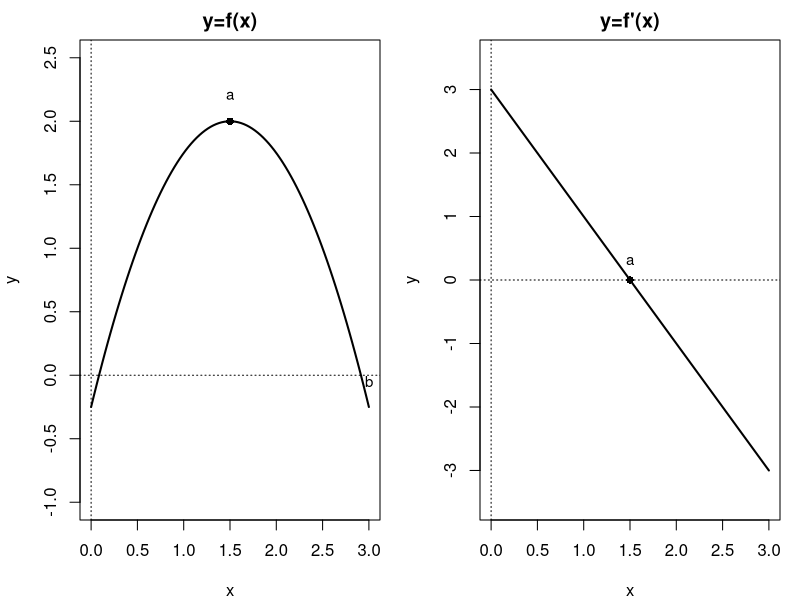
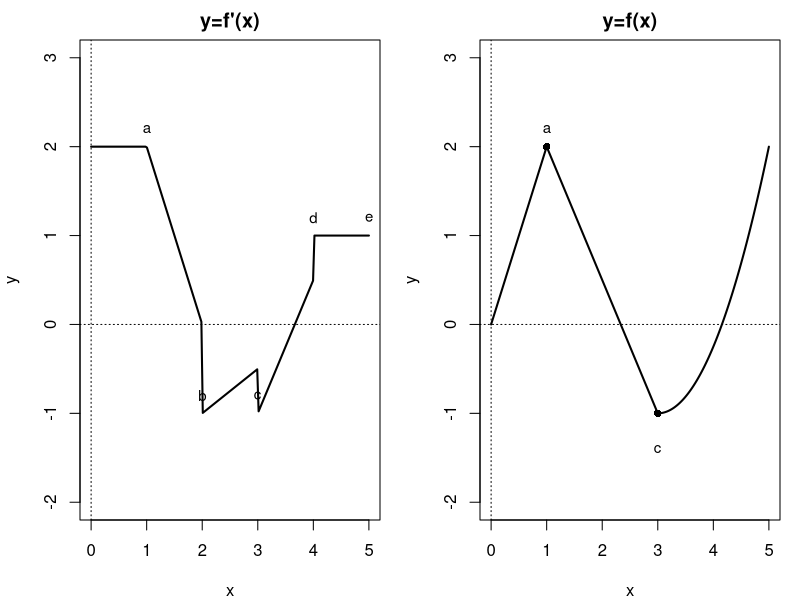
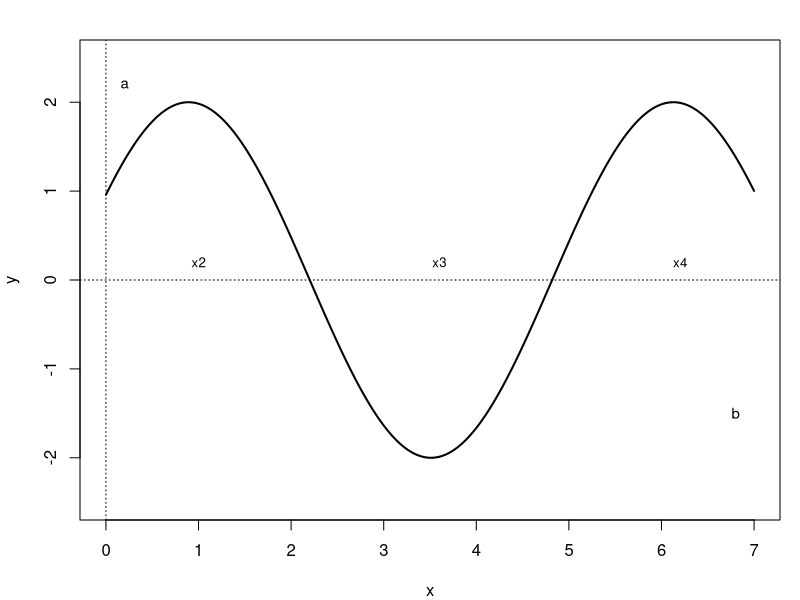
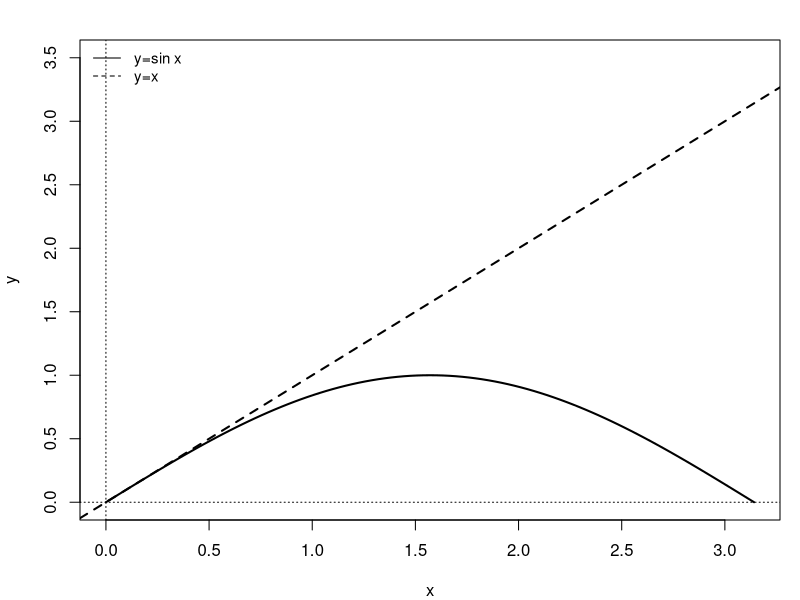
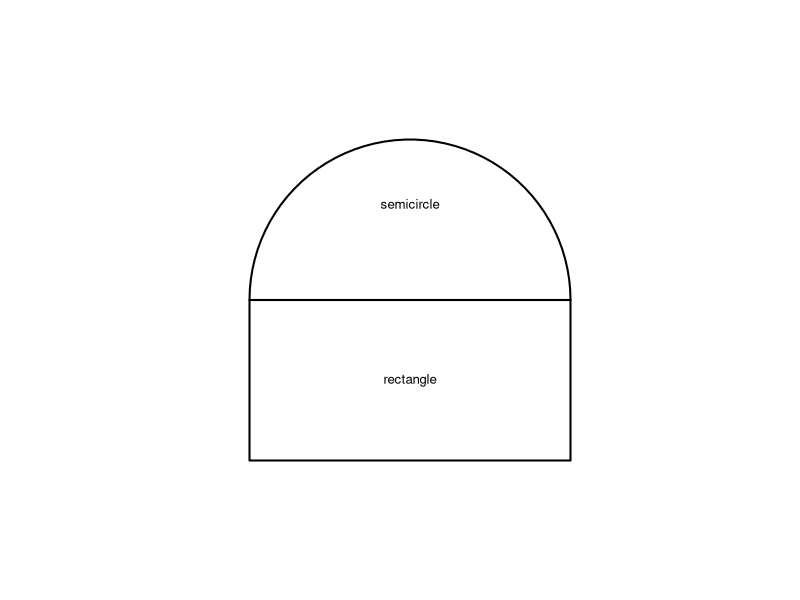
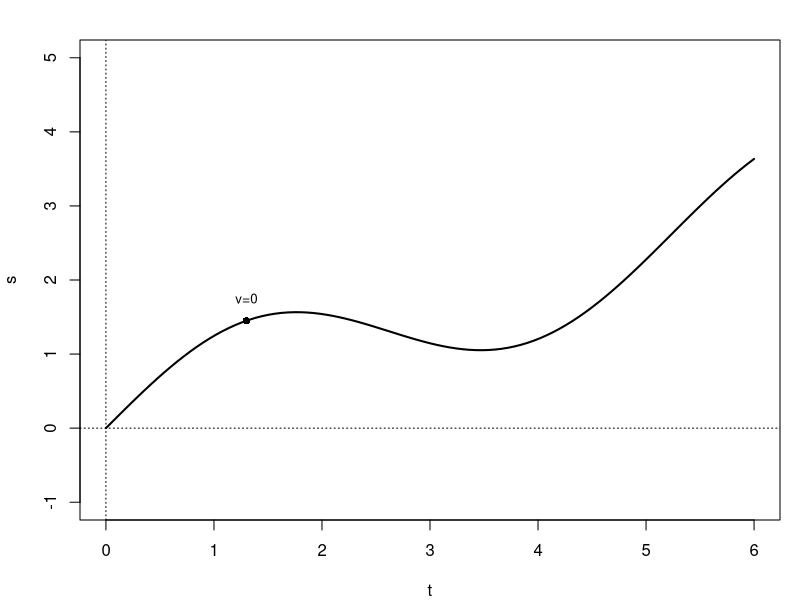
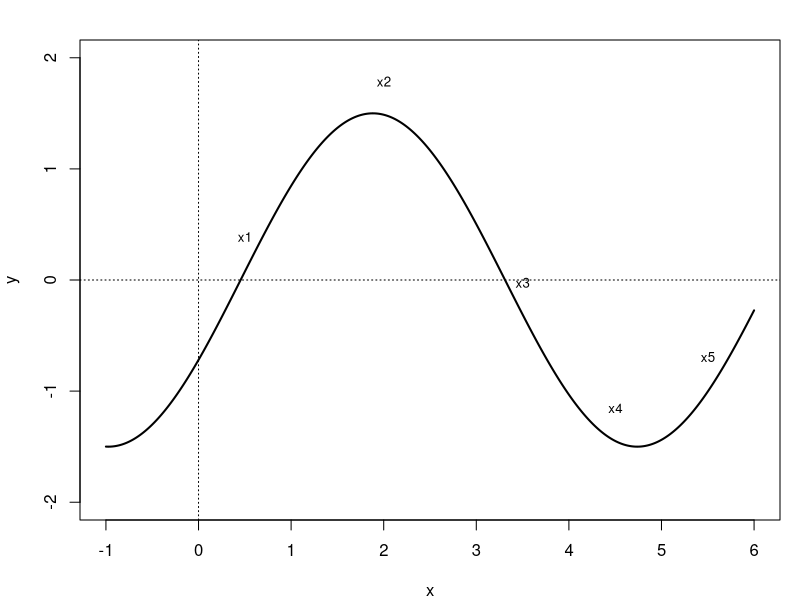
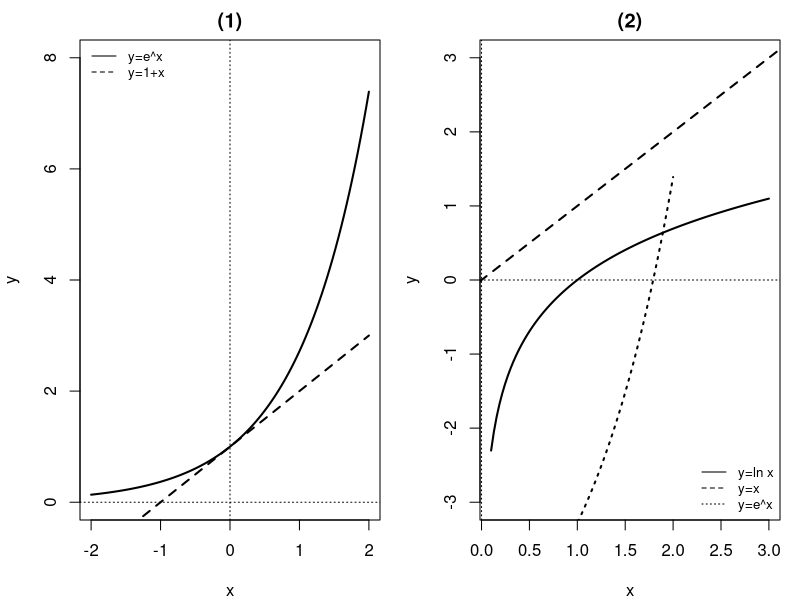

These figures' R source, in order:
setwd("C:/Users/18904/Github/senior-mathematics/codes")
if(!dir.exists("../figures"))dir.create("../figures")

# ---------- week77-1: Exercise 5.3 Q3, f(x) single peak + f'(x) ----------
draw1 = function(){
  par(mfrow=c(1,2), mar=c(4,4,2,1))
  a = 1.5; b = 3
  f = function(x) -((x-a)^2) + 2
  # left: f(x)
  curve(f, 0, b, lwd=2, xlab="x", ylab="y", main="y=f(x)", ylim=c(-1,2.5))
  abline(h=0, v=0, lty=3)
  points(a, f(a), pch=16); text(a, f(a)+0.2, "a", cex=0.9)
  text(b, f(b)+0.2, "b", cex=0.9)
  # right: f'(x)
  fp = function(x) -2*(x-a)
  curve(fp, 0, b, lwd=2, xlab="x", ylab="y", main="y=f'(x)", ylim=c(-3.5,3.5))
  abline(h=0, v=0, lty=3)
  points(a, 0, pch=16); text(a, 0.3, "a", cex=0.9)
}
cairo_pdf("../figures/week77-1.pdf", width=8, height=4, family="SimSun"); draw1(); dev.off()
svglite::svglite("../figures/week77-1.svg", width=8, height=4); draw1(); dev.off()

# ---------- week77-2: Exercise 5.3 Q6, f'(x) shape + f(x) shape ----------
draw2 = function(){
  par(mfrow=c(1,2), mar=c(4,4,2,1))
  # f'(x): high flat on (0,a), drops near a, valley near c, rises back near d
  fp = function(x){
    ifelse(x<1, 2, ifelse(x<2, 2-2*(x-1), ifelse(x<3, -1+0.5*(x-2), ifelse(x<4, -1+1.5*(x-3), 1))))
  }
  xs = seq(0,5,length=200)
  plot(xs, fp(xs), type="l", lwd=2, xlab="x", ylab="y", main="y=f'(x)", ylim=c(-2,3))
  abline(h=0, v=0, lty=3)
  for(xx in c(1,2,3,4,5)) text(xx, fp(xx)+0.2, letters[xx], cex=0.9)
  # f(x): increase, then decrease, then increase
  fx = function(x){
    ifelse(x<1, 2*x, ifelse(x<3, 2 - (x-1)*1.5, -1 + 1.5*(x-3)^2/2))
  }
  plot(xs, fx(xs), type="l", lwd=2, xlab="x", ylab="y", main="y=f(x)", ylim=c(-2,3))
  abline(h=0, v=0, lty=3)
  points(1, fx(1), pch=16); text(1, fx(1)+0.2, "a", cex=0.9)
  points(3, fx(3), pch=16); text(3, fx(3)-0.4, "c", cex=0.9)
}
cairo_pdf("../figures/week77-2.pdf", width=8, height=4, family="SimSun"); draw2(); dev.off()
svglite::svglite("../figures/week77-2.svg", width=8, height=4); draw2(); dev.off()

# ---------- week77-3: Exercise 5.3 Q7, wavy f'(x) ----------
draw3 = function(){
  par(mfrow=c(1,1), mar=c(4,4,2,1))
  xs = seq(0,7,length=400)
  y = 2*sin(xs*1.2 + 0.5)
  plot(xs, y, type="l", lwd=2, xlab="x", ylab="y", main="", ylim=c(-2.5,2.5))
  abline(h=0, v=0, lty=3)
  zc = c(1.0, 3.6, 6.2)
  for(i in seq_along(zc)) text(zc[i], 0.2, paste0("x",i+1), cex=0.8)
  text(0.2, 2.2, "a", cex=0.9); text(6.8, -1.5, "b", cex=0.9)
}
cairo_pdf("../figures/week77-3.pdf", width=4, height=4, family="SimSun"); draw3(); dev.off()
svglite::svglite("../figures/week77-3.svg", width=4, height=4); draw3(); dev.off()

# ---------- week77-4: Exercise 5.3 Q11, y=sin x vs y=x on (0,pi) ----------
draw4 = function(){
  par(mfrow=c(1,1), mar=c(4,4,2,1))
  curve(sin(x), 0, pi, lwd=2, lty=1, xlab="x", ylab="y", main="", ylim=c(0,3.5))
  abline(h=0, v=0, lty=3)
  abline(0, 1, lty=2, lwd=2)
  legend("topleft", legend=c("y=sin x","y=x"), lty=c(1,2), bty="n", cex=0.9)
}
cairo_pdf("../figures/week77-4.pdf", width=4, height=4, family="SimSun"); draw4(); dev.off()
svglite::svglite("../figures/week77-4.svg", width=4, height=4); draw4(); dev.off()

# ---------- week77-5: Exercise 5.3 Q12, semicircle on rectangle wireframe ----------
draw5 = function(){
  par(mfrow=c(1,1), mar=c(2,2,2,1))
  plot(0,0, type="n", xlim=c(-1.5,1.5), ylim=c(-1.5,1.5), asp=1, axes=FALSE, xlab="", ylab="", main="")
  # rectangle below: x in [-1,1], y in [-1,0]
  lines(c(-1,1,1,-1,-1), c(-1,-1,0,0,-1), lwd=2)
  # semicircle on top: diameter from (-1,0) to (1,0), radius 1, upper half
  th = seq(0, pi, length=50)
  lines(cos(th), sin(th), lwd=2)
  text(0, -0.5, "rectangle", cex=0.8)
  text(0, 0.6, "semicircle", cex=0.8)
}
cairo_pdf("../figures/week77-5.pdf", width=4, height=4, family="SimSun"); draw5(); dev.off()
svglite::svglite("../figures/week77-5.svg", width=4, height=4); draw5(); dev.off()

# ---------- week77-6: Exercise 5.3 review Q3, distance-time curve ----------
draw6 = function(){
  par(mfrow=c(1,1), mar=c(4,4,2,1))
  f = function(x) 0.5*x + 0.8*sin(x*1.2)
  curve(f, 0, 6, lwd=2, xlab="t", ylab="s", main="", ylim=c(-1,5))
  abline(h=0, v=0, lty=3)
  points(1.3, f(1.3), pch=16); text(1.3, f(1.3)+0.3, "v=0", cex=0.8)
}
cairo_pdf("../figures/week77-6.pdf", width=4, height=4, family="SimSun"); draw6(); dev.off()
svglite::svglite("../figures/week77-6.svg", width=4, height=4); draw6(); dev.off()

# ---------- week77-7: Exercise 5.3 review Q4, wavy f'(x) ----------
draw7 = function(){
  par(mfrow=c(1,1), mar=c(4,4,2,1))
  xs = seq(-1, 6, length=400)
  y = 1.5*sin(xs*1.1 - 0.5)
  plot(xs, y, type="l", lwd=2, xlab="x", ylab="y", main="", ylim=c(-2,2))
  abline(h=0, v=0, lty=3)
  marks = c(0.5, 2.0, 3.5, 4.5, 5.5)
  labels = c("x1","x2","x3","x4","x5")
  for(i in seq_along(marks)) text(marks[i], y[which.min(abs(xs-marks[i]))]+0.3, labels[i], cex=0.8)
}
cairo_pdf("../figures/week77-7.pdf", width=4, height=4, family="SimSun"); draw7(); dev.off()
svglite::svglite("../figures/week77-7.svg", width=4, height=4); draw7(); dev.off()

# ---------- week77-8: Exercise 5.3 Q12, e^x vs 1+x; ln x, x, e^x ----------
draw8 = function(){
  par(mfrow=c(1,2), mar=c(4,4,2,1))
  # (1) e^x vs 1+x
  curve(exp(x), -2, 2, lwd=2, lty=1, xlab="x", ylab="y", main="(1)", ylim=c(0,8))
  abline(h=0, v=0, lty=3)
  curve(1+x, -2, 2, lwd=2, lty=2, add=TRUE)
  legend("topleft", legend=c("y=e^x","y=1+x"), lty=c(1,2), bty="n", cex=0.8)
  # (2) ln x, x, e^x on x>0
  curve(log(x), 0.1, 3, lwd=2, lty=1, xlab="x", ylab="y", main="(2)", ylim=c(-3,3))
  abline(h=0, v=0, lty=3)
  abline(0, 1, lty=2, lwd=2)
  curve(exp(x)-6, 0.1, 2, lwd=2, lty=3, add=TRUE)
  legend("bottomright", legend=c("y=ln x","y=x","y=e^x"), lty=c(1,2,3), bty="n", cex=0.8)
}
cairo_pdf("../figures/week77-8.pdf", width=8, height=4, family="SimSun"); draw8(); dev.off()
svglite::svglite("../figures/week77-8.svg", width=8, height=4); draw8(); dev.off()

# ---------- week77-9: Exercise 5.3 Q13, f(x)=-4x^3+x^2+5x-1 ----------
draw9 = function(){
  par(mfrow=c(1,1), mar=c(4,4,2,1))
  f = function(x) -4*x^3 + x^2 + 5*x - 1
  curve(f, -2, 2, lwd=2, xlab="x", ylab="y", main="", ylim=c(-10,10))
  abline(h=0, v=0, lty=3)
}
cairo_pdf("../figures/week77-9.pdf", width=4, height=4, family="SimSun"); draw9(); dev.off()
svglite::svglite("../figures/week77-9.svg", width=4, height=4); draw9(); dev.off()
